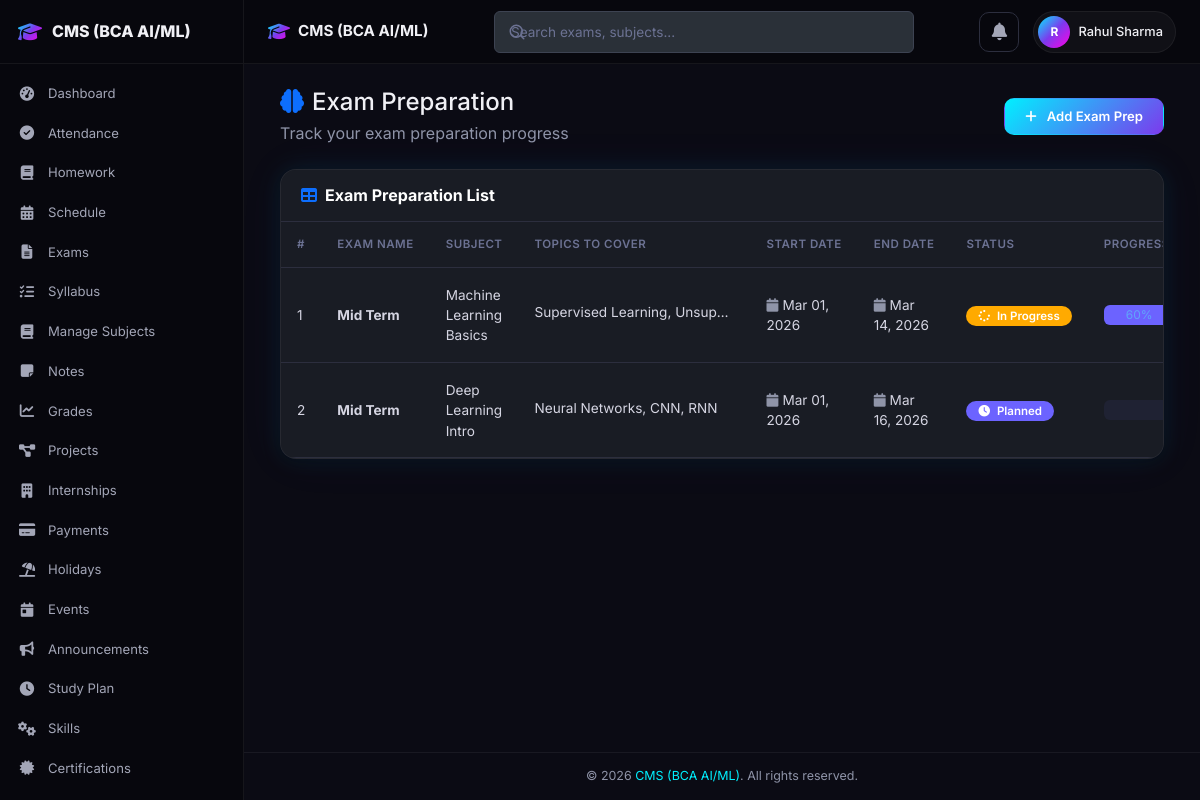
Screenshot of /exam_prep.php (signed in) with the database file from the repository.
### tables this page shows
CREATE TABLE IF NOT EXISTS exam_prep (
    id INT AUTO_INCREMENT PRIMARY KEY,
    user_id INT NOT NULL,
    exam_name VARCHAR(200) NOT NULL,
    subject VARCHAR(100) NOT NULL,
    topics_to_cover TEXT,
    start_date DATE NOT NULL,
    end_date DATE NOT NULL,
    status ENUM('Planned', 'In Progress', 'Completed') DEFAULT 'Planned',
    progress INT DEFAULT 0,
    created_at TIMESTAMP DEFAULT CURRENT_TIMESTAMP,
    FOREIGN KEY (user_id) REFERENCES users(id) ON DELETE CASCADE,
    INDEX idx_exam_prep_user (user_id)
);

### includes/functions.php (called while the page is built, shortened)
<?php
function formatDate($date) {
    return date('M d, Y', strtotime($date));
}

### exam_prep.php (the view, shortened to what this page needs)
<?php
require_once 'config/db_connection.php';
require_once 'includes/functions.php';
$user_id = $_SESSION['user_id'];
$stmt = $pdo->prepare("SELECT * FROM exam_prep WHERE user_id = ? ORDER BY start_date DESC");
$stmt->execute([$user_id]);
$examPreps = $stmt->fetchAll(PDO::FETCH_ASSOC);
include 'includes/header.php';
include 'includes/navbar.php';
?>
<?php include 'includes/sidebar.php'; ?>
    <div class="app-content">
        <div class="container-fluid">
            <div class="d-flex justify-content-between align-items-center mb-4">
                <div>
                    <h4 class="mb-1"><i class="fas fa-brain me-2 text-primary"></i>Exam Preparation</h4>
                    <p class="text-muted mb-0">Track your exam preparation progress</p>
                </div>
                <a href="add_exam_prep.php" class="btn btn-primary">
                    <i class="fas fa-plus me-1"></i>Add Exam Prep
                </a>
            </div>
            <div class="card mb-4">
                <div class="card-header bg-transparent">
                    <h6 class="card-title mb-0"><i class="fas fa-table me-2 text-primary"></i>Exam Preparation List</h6>
                </div>
                <div class="card-body p-0">
                    <div class="table-responsive">
                        <table class="table table-hover mb-0">
                            <thead class="table-light">
                                <tr>
                                    <th>#</th>
                                    <th>Exam Name</th>
                                    <th>Subject</th>
                                    <th>Topics to Cover</th>
                                    <th>Start Date</th>
                                    <th>End Date</th>
                                    <th>Status</th>
                                    <th>Progress</th>
                                </tr>
                            </thead>
                            <tbody>
                                <?php if (!empty($examPreps)): ?>
                                    <?php foreach ($examPreps as $index => $prep): ?>
                                        <?php
                                        $statusClass = 'secondary';
                                        if ($prep['status'] === 'Completed') $statusClass = 'success';
                                        elseif ($prep['status'] === 'In Progress') $statusClass = 'warning';
                                        elseif ($prep['status'] === 'Planned') $statusClass = 'primary';
                                        ?>
                                        <tr>
                                            <td><?= $index + 1 ?></td>
                                            <td><strong><?= htmlspecialchars($prep['exam_name']) ?></strong></td>
                                            <td><?= htmlspecialchars($prep['subject']) ?></td>
                                            <td>
                                                <span class="text-truncate d-inline-block" style="max-width: 200px;" title="<?= htmlspecialchars($prep['topics_to_cover']) ?>">
                                                    <?= htmlspecialchars($prep['topics_to_cover']) ?>
                                                </span>
                                            </td>
                                            <td>
                                                <i class="fas fa-calendar me-1 text-muted"></i><?= formatDate($prep['start_date']) ?>
                                            </td>
                                            <td>
                                                <i class="fas fa-calendar me-1 text-muted"></i><?= formatDate($prep['end_date']) ?>
                                            </td>
                                            <td>
                                                <span class="badge bg-<?= $statusClass ?>">
                                                    <?php if ($prep['status'] === 'Completed'): ?>
                                                        <i class="fas fa-check-circle me-1"></i>
                                                    <?php elseif ($prep['status'] === 'In Progress'): ?>
                                                        <i class="fas fa-spinner me-1"></i>
                                                    <?php else: ?>
                                                        <i class="fas fa-clock me-1"></i>
                                                    <?php endif; ?>
                                                    <?= htmlspecialchars($prep['status']) ?>
                                                </span>
                                            </td>
                                            <td style="min-width: 150px;">
                                                <div class="progress" style="height: 20px;">
                                                    <div class="progress-bar <?= $prep['progress'] >= 100 ? 'bg-success' : ($prep['progress'] >= 50 ? 'bg-info' : 'bg-warning') ?>"
                                                         role="progressbar" style="width: <?= $prep['progress'] ?>%"
                                                         aria-valuenow="<?= $prep['progress'] ?>" aria-valuemin="0" aria-valuemax="100">
                                                        <?= $prep['progress'] ?>%
                                                    </div>
                                                </div>
                                            </td>
                                        </tr>
                                    <?php endforeach; ?>
                                <?php endif; ?>
                            </tbody>
                        </table>
                    </div>
                </div>
            </div>
        </div>
    </div>
<?php include 'includes/footer.php'; ?>

### css/dark-fix.css (style rules this page uses)
.card, .card-panel, .detail-card, .info-card, .modal-content, .list-group-item, .card-header, .card-footer { background-color: #191c24 !important; color: #ffffff; }
.card .card-header, .card .card-footer { background-color: #191c24 !important; border-color: #2c2e3e; }
.card .card-body { background-color: transparent; color: #ffffff; }
.table { background-color: #191c24 !important; color: #d5d5e2; border-color: #2c2e3e; }
.table th { background-color: #191c24 !important; color: #6c7293 !important; border-color: #2c2e3e; font-weight: 600; }
.table td { background-color: #191c24 !important; color: #d5d5e2; border-color: #2c2e3e; }
.table-light, .table-light th, .table-light td, .bg-light, th.bg-light, td.bg-light, thead.bg-light, tbody.bg-light { background-color: #191c24 !important; color: #6c7293 !important; }
.table thead th { background-color: #191c24 !important; color: #6c7293 !important; border-bottom-color: #2c2e3e !important; }
.card .card-title, .card-title { color: #ffffff !important; }
.text-muted { color: #8f94a8 !important; }
.badge { color: #ffffff !important; font-weight: 600; }
.badge.bg-primary { background-color: #6c63ff !important; }
.badge.bg-warning { background-color: #ffaa00 !important; }
.progress { background-color: #1f2233 !important; }
.progress-bar { background-color: #6c63ff !important; }
table.table thead.table-light th, table.table thead.table-light, table.table thead tr.table-light th, table.table tbody.table-light td { background-color: #191c24 !important; color: #6c7293 !important; }

### rows the page displays
exam_prep: exam_name "Mid Term", subject "Machine Learning Basics", topics_to_cover "Supervised Learning, Unsup…", start_date "Mar 01, 2026", end_date "Mar 14, 2026", status "In Progress", progress "60"
exam_prep: exam_name "Mid Term", subject "Deep Learning Intro", topics_to_cover "Neural Networks, CNN, RNN", start_date "Mar 01, 2026", end_date "Mar 16, 2026", status "Planned"

### other values shown
SITE_NAME "CMS (BCA AI/ML)"
substr($_SESSION['user_name'] ?? 'U', 0, 1) "R"
$_SESSION['user_name'] "Rahul Sharma"
